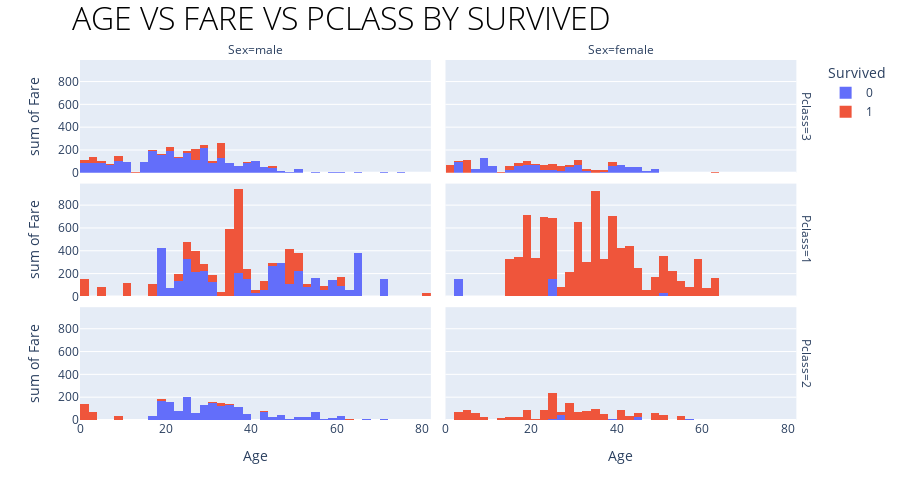

Notebook code for this chart:
### Code cell
fig = px.histogram(df_train, x="Age", y="Fare", color="Survived",
                   facet_row="Pclass", facet_col="Sex")

fig.update_layout(
    title='<span style="font-weight: 100;">AGE VS FARE VS PCLASS BY SURVIVED</span>',
    title_x=0.08,
    height=500,
    title_font_size=32,
    title_font_color='black'
)

fig.show()

### Figure 1 — Plotly figure (JSON) as saved in the notebook; plotly's stock layout.template omitted (floating-point values rounded to 4 significant figures; data arrays with more than 128 entries replaced by an {"elided": "..."} marker saying what was removed)
{"data": [{"alignmentgroup": "True", "bingroup": "x", "histfunc": "sum", "hovertemplate": "Survived=0<br>Pclass=3<br>Sex=male<br>Age=%{x}<br>sum of Fare=%{y}<extra></extra>", "legendgroup": "0", "marker": {"color": "#636efa"}, "name": "0", "offsetgroup": "0", "orientation": "v", "showlegend": true, "type": "histogram", "x": {"elided": "300 float values"}, "xaxis": "x5", "y": {"elided": "300 float values"}, "yaxis": "y5"}, {"alignmentgroup": "True", "bingroup": "x", "histfunc": "sum", "hovertemplate": "Survived=0<br>Pclass=3<br>Sex=female<br>Age=%{x}<br>sum of Fare=%{y}<extra></extra>", "legendgroup": "0", "marker": {"color": "#636efa"}, "name": "0", "offsetgroup": "0", "orientation": "v", "showlegend": false, "type": "histogram", "x": [14, 31, 8, 18, 40, 18, 16, 28, 14.5, 20, 17, 2, 47, null, 9, 45, null, 2, null, null, null, 25, 29, 41, null, 45, 24, 45, 3, 31, 21, 20, null, null, 10, 28, 21, 22, null, 21, null, 37, 30, 9, 11, null, 29, null, null, 39, 26, 9, 41, 2, 18, 32, 43, null, 18, 25, 48, 30.5, null, 30, 18, 6, 23, 9, null, 22, 39, null], "xaxis": "x6", "y": [7.854, 18, 21.07, 18, 9.475, 17.8, 46.9, 7.896, 14.45, 9.825, 14.46, 31.27, 14.5, 15.25, 34.38, 27.9, 69.55, 10.46, 25.47, 7.55, 14.45, 7.775, 10.46, 20.21, 7.75, 7.75, 8.85, 14.45, 21.07, 7.854, 9.825, 8.662, 25.47, 8.05, 24.15, 14.4, 34.38, 9.838, 25.47, 7.75, 7.629, 9.588, 8.662, 31.27, 31.27, 8.05, 21.07, 14.46, 7.75, 31.27, 16.1, 27.9, 39.69, 27.9, 6.75, 15.5, 46.9, 8.137, 14.45, 7.925, 34.38, 7.75, 69.55, 24.15, 7.775, 31.27, 7.925, 15.25, 69.55, 10.52, 29.12, 23.45], "yaxis": "y6"}, {"alignmentgroup": "True", "bingroup": "x", "histfunc": "sum", "hovertemplate": "Survived=0<br>Pclass=1<br>Sex=male<br>Age=%{x}<br>sum of Fare=%{y}<extra></extra>", "legendgroup": "0", "marker": {"color": "#636efa"}, "name": "0", "offsetgroup": "0", "orientation": "v", "showlegend": false, "type": "histogram", "x": [54, 19, 40, 28, 42, 65, 45, null, 28, 46, 71, 21, 47, 24, 54, 37, 24, 51, null, 61, 56, null, 44, 62, 52, 40, null, 37, null, null, 45.5, 38, 29, 45, null, 22, 27, 50, 64, 30, 65, 47, 56, null, 58, 55, 71, 18, 47, null, 45, 50, 64, 62, null, 36, null, 61, null, 58, 47, 31, 60, 49, null, 36, 70, 19, null, 29, 46, null, 39, null, 38, 31, 33], "xaxis": "x3", "y": [51.86, 263, 27.72, 82.17, 52, 61.98, 83.47, 27.72, 47.1, 61.17, 34.65, 77.29, 52, 247.5, 77.29, 53.1, 79.2, 61.38, 25.93, 33.5, 30.7, 50, 90, 26.55, 79.65, 0, 31, 29.7, 26, 27.72, 28.5, 153.5, 66.6, 35.5, 35, 135.6, 211.5, 55.9, 263, 27.75, 26.55, 38.5, 26.55, 52, 29.7, 30.5, 49.5, 108.9, 34.02, 221.8, 26.55, 106.4, 26, 26.55, 227.5, 40.12, 42.4, 32.32, 0, 113.3, 25.59, 52, 26.55, 110.9, 26.55, 78.85, 71, 53.1, 39.6, 30, 79.2, 30.7, 0, 0, 0, 50.5, 5], "yaxis": "y3"}, {"alignmentgroup": "True", "bingroup": "x", "histfunc": "sum", "hovertemplate": "Survived=0<br>Pclass=1<br>Sex=female<br>Age=%{x}<br>sum of Fare=%{y}<extra></extra>", "legendgroup": "0", "marker": {"color": "#636efa"}, "name": "0", "offsetgroup": "0", "orientation": "v", "showlegend": false, "type": "histogram", "x": [50, 2, 25], "xaxis": "x4", "y": [28.71, 151.6, 151.6], "yaxis": "y4"}, {"alignmentgroup": "True", "bingroup": "x", "histfunc": "sum", "hovertemplate": "Survived=0<br>Pclass=2<br>Sex=male<br>Age=%{x}<br>sum of Fare=%{y}<extra></extra>", "legendgroup": "0", "marker": {"color": "#636efa"}, "name": "0", "offsetgroup": "0", "orientation": "v", "showlegend": false, "type": "histogram", "x": [35, 66, 32, 21, 34, 29, 21, 32.5, 25, 23, 18, 19, 36.5, 42, 51, 30, null, 19, 30, 42, 30, 27, 18, 59, 24, 44, 19, 33, 29, 54, 36, null, 36, 30, 43, 54, 28, 25, 36, 29, 18, 46, 23, 34, null, 30, 31, 36, 48, null, 34, null, 23, 27, 28, 54, 47, 37, 26, 57, 31, 24, 23, 32, 25, 70, null, 60, 25, 52, 39, 52, 34, 50, 25, null, 23, 23, 18, 16, 39, 34, 39, 35, 31, 16, 28, 21, 24, 28, 27], "xaxis": "x", "y": [26, 10.5, 10.5, 73.5, 26, 21, 73.5, 30.07, 13, 15.05, 11.5, 36.75, 26, 13, 12.53, 13, 15.05, 13, 13, 27, 10.5, 13, 13, 13.5, 10.5, 26, 10.5, 12.28, 10.5, 26, 10.5, 0, 12.88, 24, 26.25, 14, 13, 13, 13, 27.72, 73.5, 26, 10.5, 21, 0, 13, 10.5, 27.75, 13, 0, 21, 0, 11.5, 26, 13.5, 26, 15, 26, 10.5, 12.35, 26.25, 73.5, 13, 73.5, 13, 10.5, 0, 39, 41.58, 13.5, 26, 13, 13, 13, 26, 0, 13, 13, 11.5, 26, 13, 13, 13, 10.5, 37.0, 10.5, 33, 11.5, 13, 10.5, 13], "yaxis": "y"}, {"alignmentgroup": "True", "bingroup": "x", "histfunc": "sum", "hovertemplate": "Survived=0<br>Pclass=2<br>Sex=female<br>Age=%{x}<br>sum of Fare=%{y}<extra></extra>", "legendgroup": "0", "marker": {"color": "#636efa"}, "name": "0", "offsetgroup": "0", "orientation": "v", "showlegend": false, "type": "histogram", "x": [27, 24, 26, 38, 57, 44], "xaxis": "x2", "y": [21, 13, 26, 13, 10.5, 26], "yaxis": "y2"}, {"alignmentgroup": "True", "bingroup": "x", "histfunc": "sum", "hovertemplate": "Survived=1<br>Pclass=3<br>Sex=male<br>Age=%{x}<br>sum of Fare=%{y}<extra></extra>", "legendgroup": "1", "marker": {"color": "#EF553B"}, "name": "1", "offsetgroup": "1", "orientation": "v", "showlegend": true, "type": "histogram", "x": [null, null, 32, 29, null, 12, 24, 27, 9, 18, 26, 16, 3, 25, 25, 19, 30, null, 45, 3, 21, 39, 44, 32, null, 29, 9, 26, 29, 22, 32, 32, 20, null, 20, null, null, 31, 6, 20, 1, 0.42, 27, 27, null, 32, 4], "xaxis": "x5", "y": [7.229, 15.25, 56.5, 9.5, 7.775, 11.24, 7.142, 7.796, 20.52, 8.05, 18.79, 8.05, 31.39, 7.775, 0, 8.05, 9.5, 23.25, 8.05, 15.9, 7.796, 7.925, 7.925, 8.05, 8.113, 7.896, 15.9, 56.5, 7.75, 7.225, 7.854, 7.925, 15.74, 56.5, 7.925, 56.5, 15.25, 7.925, 12.47, 7.229, 20.57, 8.517, 6.975, 8.662, 7.75, 56.5, 11.13], "yaxis": "y5"}, {"alignmentgroup": "True", "bingroup": "x", "histfunc": "sum", "hovertemplate": "Survived=1<br>Pclass=3<br>Sex=female<br>Age=%{x}<br>sum of Fare=%{y}<extra></extra>", "legendgroup": "1", "marker": {"color": "#EF553B"}, "name": "1", "offsetgroup": "1", "orientation": "v", "showlegend": false, "type": "histogram", "x": [26, 27, 4, null, 15, 38, null, null, 14, 19, null, 17, 30, null, 33, 21, null, null, 22, 24, 16, 1, 4, null, 19, null, 16, 27, 5, null, 29, null, 35, 22, null, 26, 31, null, null, null, null, null, null, 22, 1, 24, null, 5, 0.75, 2, 63, null, 22, 36, null, null, 0.75, 23, null, 18, 4, null, null, 5, 13, 18, 31, 27, 15, 18, 24, 15], "xaxis": "x6", "y": [7.925, 11.13, 16.7, 7.225, 8.029, 31.39, 7.879, 7.75, 11.24, 7.879, 7.75, 7.925, 12.47, 7.787, 15.85, 7.65, 24.15, 22.36, 7.75, 15.85, 7.733, 11.13, 22.02, 15.5, 7.854, 7.75, 7.75, 7.925, 31.39, 15.5, 15.25, 7.75, 20.25, 7.75, 7.75, 7.854, 20.52, 23.25, 16.1, 7.879, 7.879, 7.229, 7.75, 7.25, 15.74, 16.7, 16.1, 19.26, 19.26, 12.29, 9.588, 22.36, 7.775, 17.4, 7.75, 15.5, 19.26, 7.55, 7.829, 9.842, 13.42, 7.733, 7.737, 12.47, 7.229, 7.496, 8.683, 12.47, 14.45, 9.35, 19.26, 7.225], "yaxis": "y6"}, {"alignmentgroup": "True", "bingroup": "x", "histfunc": "sum", "hovertemplate": "Survived=1<br>Pclass=1<br>Sex=male<br>Age=%{x}<br>sum of Fare=%{y}<extra></extra>", "legendgroup": "1", "marker": {"color": "#EF553B"}, "name": "1", "offsetgroup": "1", "orientation": "v", "showlegend": false, "type": "histogram", "x": [28, null, 23, 45, 40, 38, 37, null, 0.92, 25, 36, 28, 4, 34, 52, 49, 48, 25, null, 36, 17, 36, 60, 49, 35, 27, 42, 80, 32, 48, 56, 50, 36, 27, 31, 35, 42, 48, 27, 35, null, 11, null, 51, 26], "xaxis": "x3", "y": [35.5, 35.5, 63.36, 26.55, 31, 90, 52.55, 30.5, 151.6, 55.44, 120, 26.55, 81.86, 26.55, 30.5, 89.1, 26.55, 91.08, 26.55, 26.29, 110.9, 26.39, 79.2, 56.93, 26.55, 30.5, 52.55, 30, 30.5, 76.73, 35.5, 133.7, 512.3, 76.73, 57, 26.29, 26.29, 52, 53.1, 512.3, 30, 120, 29.7, 26.55, 30], "yaxis": "y3"}, {"alignmentgroup": "True", "bingroup": "x", "histfunc": "sum", "hovertemplate": "Survived=1<br>Pclass=1<br>Sex=female<br>Age=%{x}<br>sum of Fare=%{y}<extra></extra>", "legendgroup": "1", "marker": {"color": "#EF553B"}, "name": "1", "offsetgroup": "1", "orientation": "v", "showlegend": false, "type": "histogram", "x": [38, 35, 58, null, 49, 38, 23, 19, 22, null, 44, 58, 31, 32, 35, null, 30, 35, 58, 35, 63, 26, 19, 50, null, 17, 30, 24, 18, 31, 40, 36, 16, null, 41, 24, 22, 60, 24, null, 42, 35, 23, 33, 14, null, 35, 54, 16, 54, 30, 44, 30, 22, 36, 48, 39, 53, 39, 39, 18, 52, 40, 21, 24, null, 15, 18, 22, 24, 38, 29, 21, 33, 36, 51, 43, 17, 49, 33, 52, 62, 39, 30, null, 16, 45, 48, 47, 56, 19], "xaxis": "x4", "y": [71.28, 53.1, 26.55, 146.5, 76.73, 80, 263, 26.28, 66.6, 55, 27.72, 146.5, 113.3, 76.29, 83.47, 79.2, 86.5, 512.3, 153.5, 135.6, 77.96, 78.85, 91.08, 247.5, 110.9, 108.9, 56.93, 83.16, 262.4, 164.9, 134.5, 135.6, 57.98, 133.7, 134.5, 263, 55, 75.25, 69.3, 82.17, 227.5, 52, 113.3, 90, 120, 51.86, 90, 78.27, 86.5, 59.4, 93.5, 57.98, 106.4, 49.5, 71, 39.6, 79.65, 51.48, 55.9, 110.9, 79.65, 78.27, 153.5, 77.96, 69.3, 52, 211.3, 227.5, 151.6, 49.5, 227.5, 211.3, 262.4, 86.5, 120, 77.96, 211.3, 57, 25.93, 53.1, 93.5, 80, 83.16, 31, 89.1, 39.4, 164.9, 25.93, 52.55, 83.16, 30], "yaxis": "y4"}, {"alignmentgroup": "True", "bingroup": "x", "histfunc": "sum", "hovertemplate": "Survived=1<br>Pclass=2<br>Sex=male<br>Age=%{x}<br>sum of Fare=%{y}<extra></extra>", "legendgroup": "1", "marker": {"color": "#EF553B"}, "name": "1", "offsetgroup": "1", "orientation": "v", "showlegend": false, "type": "histogram", "x": [null, 34, 0.83, 1, 3, 19, 42, 2, 3, 32, null, 8, 62, 31, 0.67, 1, 0.83], "xaxis": "x", "y": [13, 13, 29, 39, 26, 10.5, 13, 26, 18.75, 26, 13.86, 36.75, 10.5, 13, 14.5, 37.0, 18.75], "yaxis": "y"}, {"alignmentgroup": "True", "bingroup": "x", "histfunc": "sum", "hovertemplate": "Survived=1<br>Pclass=2<br>Sex=female<br>Age=%{x}<br>sum of Fare=%{y}<extra></extra>", "legendgroup": "1", "marker": {"color": "#EF553B"}, "name": "1", "offsetgroup": "1", "orientation": "v", "showlegend": false, "type": "histogram", "x": [14, 55, 3, 29, 21, 5, 29, 17, 34, 32.5, 29, 40, 32, 35, 8, 24, 50, 41, null, 24, 30, 22, 36, 24, 40, 36, 17, 28, 34, 18, 28, 19, 42, 24, 45, 28, 13, 50, 33, 23, 33, 34, 36, 50, 2, 7, 19, 34, 25, null, 24, 22, 24, 4, 28, 18, 40, 45, 27, 6, 30, 30, 4, 48, 54, 31, 42, 27, 28, 25], "xaxis": "x2", "y": [30.07, 16, 41.58, 26, 10.5, 27.75, 10.5, 10.5, 23, 13, 26, 15.75, 13, 21, 26.25, 14.5, 26, 19.5, 12.35, 26, 12.35, 29, 13, 13, 13, 13, 12, 12.65, 32.5, 13, 26, 26, 26, 18.75, 26.25, 13, 19.5, 10.5, 27.75, 13.79, 26, 10.5, 26, 10.5, 26, 26.25, 26, 13, 30, 33, 27, 41.58, 65, 39, 13, 23, 39, 13.5, 10.5, 33, 21, 13, 23, 65, 23, 26.25, 13, 13.86, 24, 26], "yaxis": "y2"}], "layout": {"annotations": [{"font": {}, "showarrow": false, "text": "Sex=male", "x": 0.24, "xanchor": "center", "xref": "paper", "y": 1.0, "yanchor": "bottom", "yref": "paper"}, {"font": {}, "showarrow": false, "text": "Sex=female", "x": 0.74, "xanchor": "center", "xref": "paper", "y": 1.0, "yanchor": "bottom", "yref": "paper"}, {"font": {}, "showarrow": false, "text": "Pclass=2", "textangle": 90, "x": 0.98, "xanchor": "left", "xref": "paper", "y": 0.1567, "yanchor": "middle", "yref": "paper"}, {"font": {}, "showarrow": false, "text": "Pclass=1", "textangle": 90, "x": 0.98, "xanchor": "left", "xref": "paper", "y": 0.5, "yanchor": "middle", "yref": "paper"}, {"font": {}, "showarrow": false, "text": "Pclass=3", "textangle": 90, "x": 0.98, "xanchor": "left", "xref": "paper", "y": 0.8433, "yanchor": "middle", "yref": "paper"}], "barmode": "relative", "height": 500, "legend": {"title": {"text": "Survived"}, "tracegroupgap": 0}, "margin": {"t": 60}, "title": {"font": {"color": "black", "size": 32}, "text": "<span style=\"font-weight: 100;\">AGE VS FARE VS PCLASS BY SURVIVED</span>", "x": 0.08}, "xaxis": {"anchor": "y", "domain": [0, 0.48], "title": {"text": "Age"}}, "xaxis2": {"anchor": "y2", "domain": [0.5, 0.98], "matches": "x", "title": {"text": "Age"}}, "xaxis3": {"anchor": "y3", "domain": [0, 0.48], "matches": "x", "showticklabels": false}, "xaxis4": {"anchor": "y4", "domain": [0.5, 0.98], "matches": "x", "showticklabels": false}, "xaxis5": {"anchor": "y5", "domain": [0, 0.48], "matches": "x", "showticklabels": false}, "xaxis6": {"anchor": "y6", "domain": [0.5, 0.98], "matches": "x", "showticklabels": false}, "yaxis": {"anchor": "x", "domain": [0, 0.3133], "title": {"text": "sum of Fare"}}, "yaxis2": {"anchor": "x2", "domain": [0, 0.3133], "matches": "y", "showticklabels": false}, "yaxis3": {"anchor": "x3", "domain": [0.3433, 0.6567], "matches": "y", "title": {"text": "sum of Fare"}}, "yaxis4": {"anchor": "x4", "domain": [0.3433, 0.6567], "matches": "y", "showticklabels": false}, "yaxis5": {"anchor": "x5", "domain": [0.6867, 1.0], "matches": "y", "title": {"text": "sum of Fare"}}, "yaxis6": {"anchor": "x6", "domain": [0.6867, 1.0], "matches": "y", "showticklabels": false}}}
